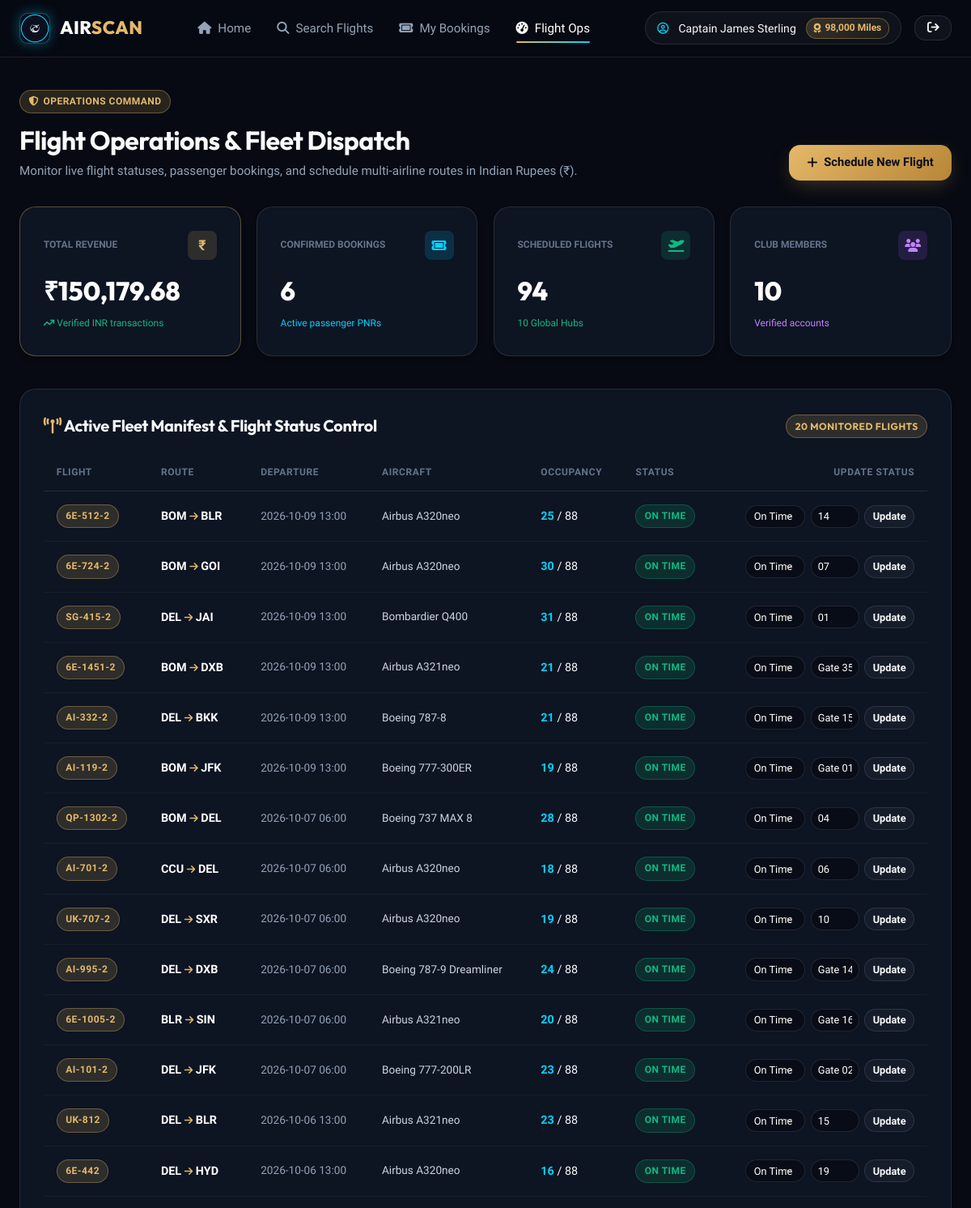
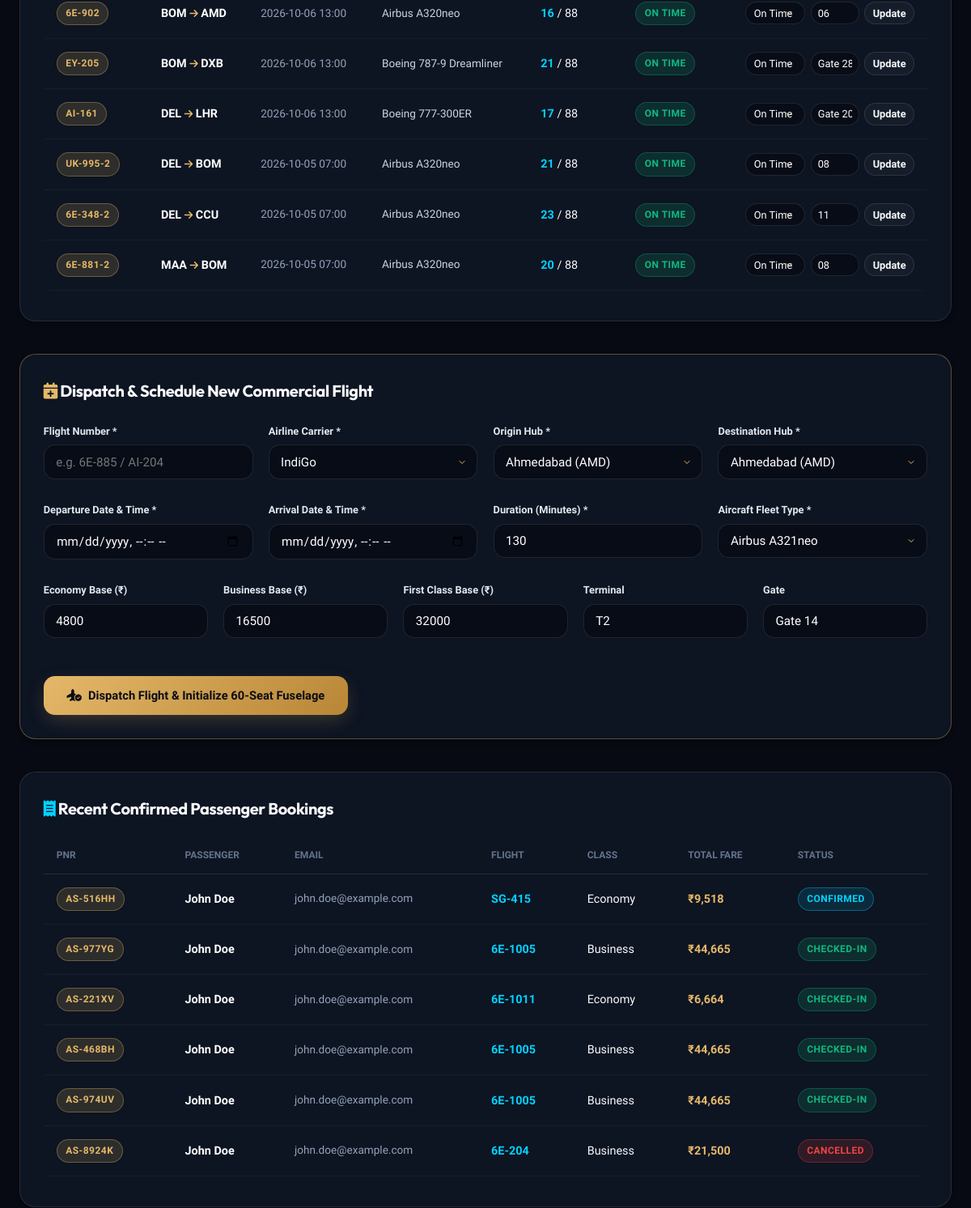
The page /admin (signed in, upper part) on the database as committed earlier (2 pictures, top to bottom).
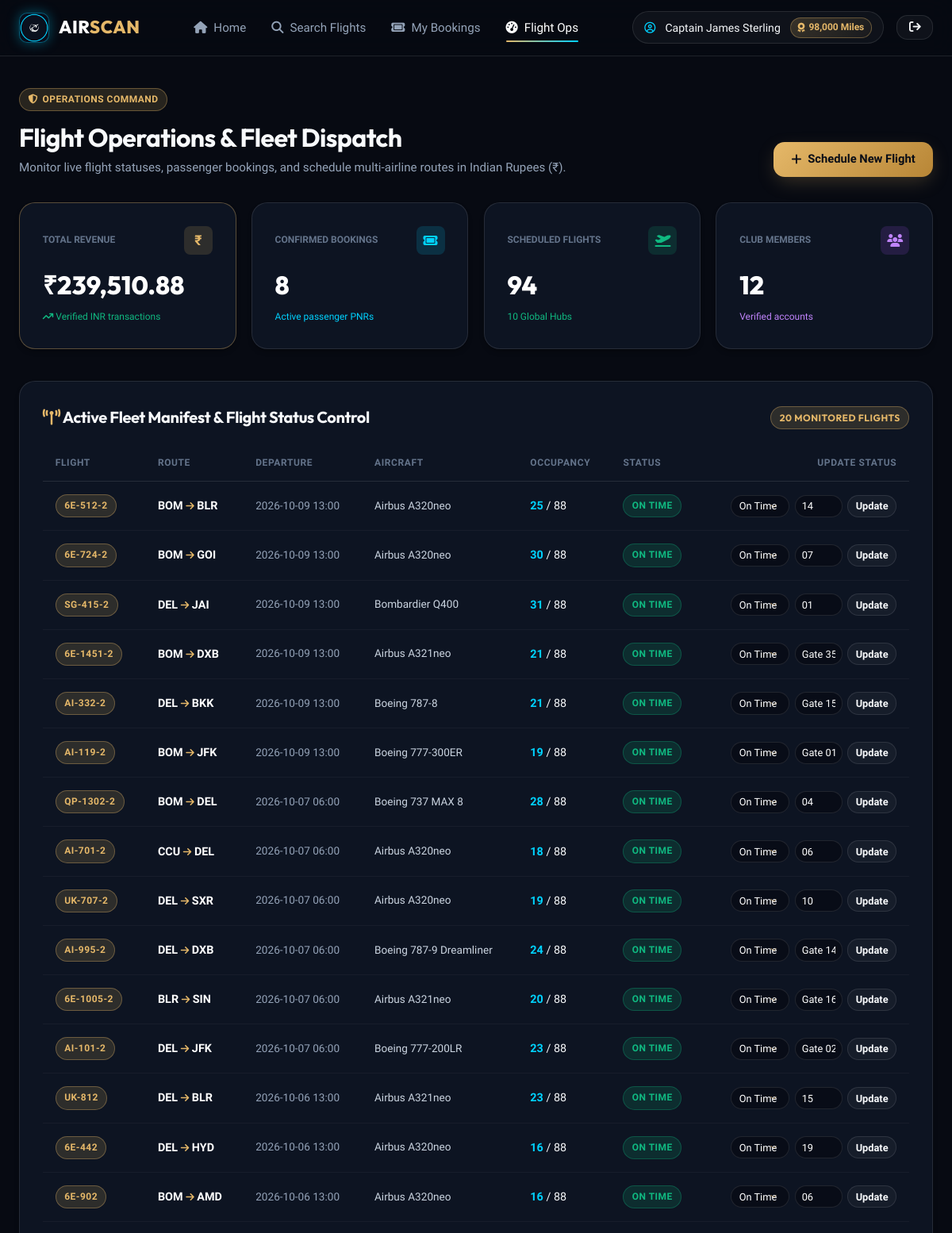
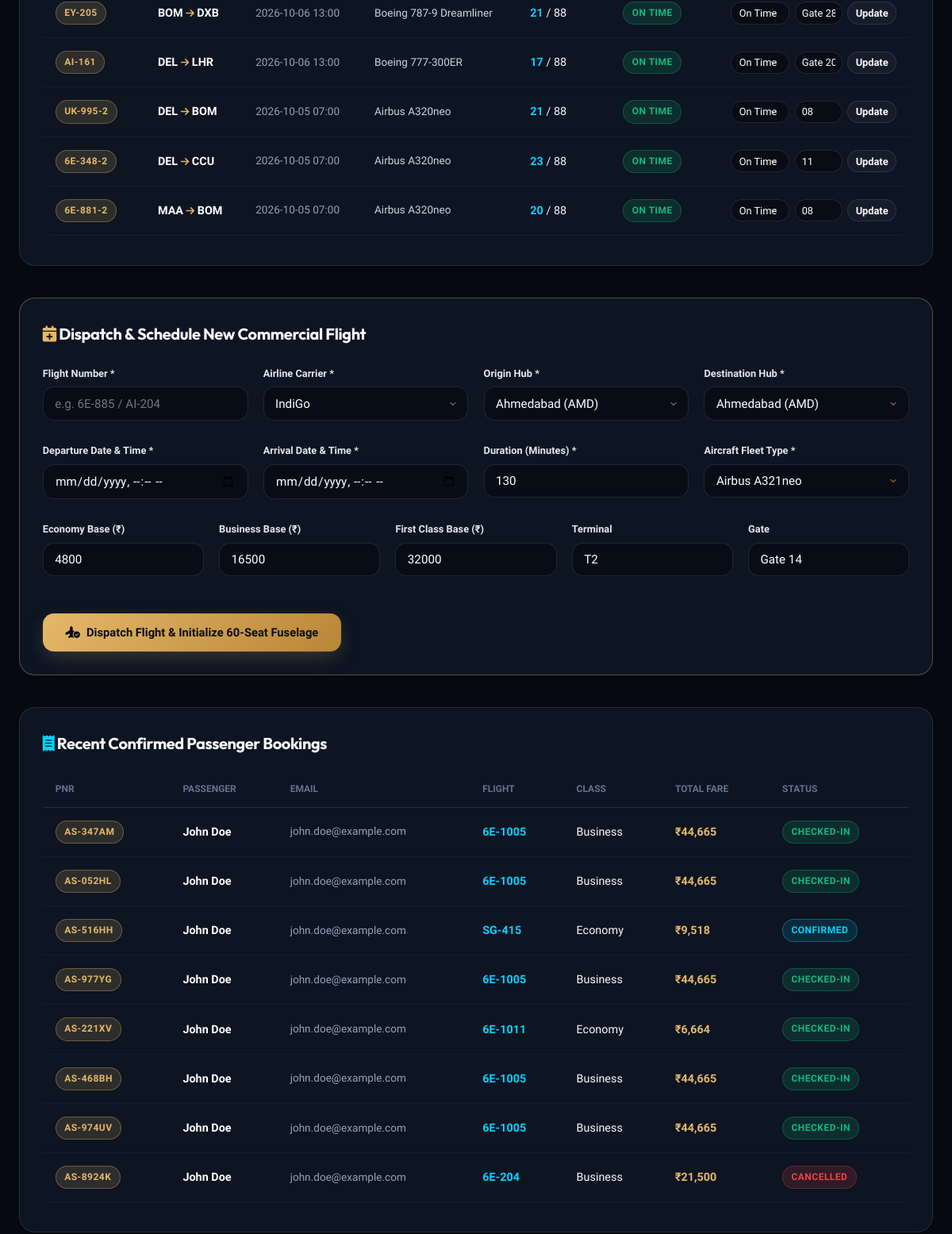
The same page on the database as committed later (2 pictures, top to bottom).
### tables this page shows
CREATE TABLE flights (
    id INTEGER PRIMARY KEY AUTOINCREMENT,
    flight_number TEXT NOT NULL UNIQUE,
    airline_name TEXT DEFAULT 'AeroLux Airways',
    origin_id INTEGER NOT NULL,
    destination_id INTEGER NOT NULL,
    departure_time TEXT NOT NULL,
    arrival_time TEXT NOT NULL,
    duration_minutes INTEGER NOT NULL,
    aircraft_model TEXT NOT NULL,
    status TEXT DEFAULT 'On Time',
    economy_price REAL NOT NULL,
    business_price REAL NOT NULL,
    first_price REAL NOT NULL,
    terminal TEXT DEFAULT 'T1',
    gate TEXT DEFAULT 'A4',
    created_at TEXT DEFAULT CURRENT_TIMESTAMP,
    FOREIGN KEY (origin_id) REFERENCES airports(id),
    FOREIGN KEY (destination_id) REFERENCES airports(id)
);

CREATE TABLE airports (
    id INTEGER PRIMARY KEY AUTOINCREMENT,
    code TEXT NOT NULL UNIQUE,
    name TEXT NOT NULL,
    city TEXT NOT NULL,
    country TEXT NOT NULL,
    timezone TEXT DEFAULT 'UTC'
);

CREATE TABLE bookings (
    id INTEGER PRIMARY KEY AUTOINCREMENT,
    booking_reference TEXT NOT NULL UNIQUE,
    user_id INTEGER NOT NULL,
    flight_id INTEGER NOT NULL,
    trip_type TEXT DEFAULT 'One-Way',
    cabin_class TEXT NOT NULL,
    total_fare REAL NOT NULL,
    payment_status TEXT DEFAULT 'Paid',
    booking_status TEXT DEFAULT 'Confirmed',
    booking_date TEXT DEFAULT CURRENT_TIMESTAMP,
    FOREIGN KEY (user_id) REFERENCES users(id),
    FOREIGN KEY (flight_id) REFERENCES flights(id)
);

CREATE TABLE users (
    id INTEGER PRIMARY KEY AUTOINCREMENT,
    full_name TEXT NOT NULL,
    email TEXT NOT NULL UNIQUE,
    password_hash TEXT NOT NULL,
    phone TEXT,
    passport_number TEXT,
    is_verified INTEGER DEFAULT 0,
    verification_code TEXT,
    verification_expiry TEXT,
    role TEXT DEFAULT 'passenger',
    miles INTEGER DEFAULT 12500,
    created_at TEXT DEFAULT CURRENT_TIMESTAMP
);

### app.py (the view)
@app.route('/admin')
@admin_required
def admin_dashboard():
    total_flights = Database.execute_query("SELECT COUNT(*) as cnt FROM flights", fetch_one=True)['cnt']
    total_bookings = Database.execute_query("SELECT COUNT(*) as cnt FROM bookings", fetch_one=True)['cnt']
    total_revenue = Database.execute_query("SELECT COALESCE(SUM(total_fare), 0) as rev FROM bookings WHERE booking_status != 'Cancelled'", fetch_one=True)['rev']
    total_users = Database.execute_query("SELECT COUNT(*) as cnt FROM users", fetch_one=True)['cnt']
    flights = Database.execute_query(
        """SELECT f.*, orig.code as origin_code, dest.code as destination_code,
                  (SELECT COUNT(*) FROM seats s WHERE s.flight_id = f.id AND s.is_occupied = 1) as booked_seats,
                  (SELECT COUNT(*) FROM seats s WHERE s.flight_id = f.id) as total_seats
           FROM flights f
           JOIN airports orig ON f.origin_id = orig.id
           JOIN airports dest ON f.destination_id = dest.id
           ORDER BY f.departure_time DESC LIMIT 20"""
    )
    recent_bookings = Database.execute_query(
        """SELECT b.*, u.full_name as passenger_name, u.email, f.flight_number
           FROM bookings b
           JOIN users u ON b.user_id = u.id
           JOIN flights f ON b.flight_id = f.id
           ORDER BY b.booking_date DESC LIMIT 10"""
    )
    airports = Database.execute_query("SELECT * FROM airports ORDER BY city ASC")
    return render_template(
        'admin.html',
        stats={
            'flights': total_flights,
            'bookings': total_bookings,
            'revenue': total_revenue,
            'users': total_users
        },
        flights=flights,
        bookings=recent_bookings,
        airports=airports
    )

### app.py (called while the page is built)
def admin_required(f):
    @wraps(f)
    def decorated_function(*args, **kwargs):
        if 'user_id' not in session:
            flash('Admin authentication required.', 'warning')
            return redirect(url_for('login', next=request.url))
        if session.get('user_role') != 'admin':
            flash('Access denied. Administrator privileges required.', 'danger')
            return redirect(url_for('index'))
        return f(*args, **kwargs)
    return decorated_function

@app.context_processor
def inject_global_data():
    current_user = None
    if 'user_id' in session:
        current_user = Database.execute_query(
            "SELECT id, full_name, email, phone, passport_number, is_verified, role, miles FROM users WHERE id = %s",
            (session['user_id'],),
            fetch_one=True
        )
    db_info = Database.get_db_info()
    return {
        'current_user': current_user,
        'db_info': db_info,
        'current_year': datetime.now().year
    }

### db.py (called while the page is built, shortened)
    @classmethod
    def determine_mode(cls):
        if cls._connection_mode:
            return cls._connection_mode

### templates/admin.html (shortened to what the changed rows need)
{% extends 'base.html' %}
{% block content %}
<div class="container admin-container">
  <div class="admin-header-banner">
    <div>
      <h1>Flight Operations & Fleet Dispatch</h1>
    </div>
  </div>
  <div style="display: grid; grid-template-columns: repeat(auto-fit, minmax(200px, 1fr)); gap: 1.2rem; margin-bottom: 2.5rem;">
    <div class="card-glass" style="border-color: var(--border-gold);">
      <div style="display: flex; justify-content: space-between; align-items: center; margin-bottom: 0.8rem;">
        <span style="font-size: 0.75rem; color: var(--text-dim); text-transform: uppercase; font-weight: 700;">Total Revenue</span>
        <div style="width: 36px; height: 36px; border-radius: 8px; background: rgba(229, 184, 105, 0.15); color: var(--gold-primary); display: flex; align-items: center; justify-content: center; font-weight: 700; font-size: 1.1rem;">
        </div>
      </div>
      <div style="font-size: 2rem; font-family: var(--font-heading); font-weight: 800; color: #fff;">
        ₹{{ "{:,.2f}".format(stats.revenue) }}
      </div>
      <span style="font-size: 0.75rem; color: var(--success);"><i class="fa-solid fa-arrow-trend-up"></i> Verified INR transactions</span>
    </div>
    <div class="card-glass">
      <div style="display: flex; justify-content: space-between; align-items: center; margin-bottom: 0.8rem;">
        <span style="font-size: 0.75rem; color: var(--text-dim); text-transform: uppercase; font-weight: 700;">Confirmed Bookings</span>
        <div style="width: 36px; height: 36px; border-radius: 8px; background: rgba(0, 210, 255, 0.15); color: var(--cyan-primary); display: flex; align-items: center; justify-content: center;">
        </div>
      </div>
      <div style="font-size: 2rem; font-family: var(--font-heading); font-weight: 800; color: #fff;">
        {{ stats.bookings }}
      </div>
      <span style="font-size: 0.75rem; color: var(--cyan-primary);">Active passenger PNRs</span>
    </div>
    <div class="card-glass">
      <div style="display: flex; justify-content: space-between; align-items: center; margin-bottom: 0.8rem;">
        <span style="font-size: 0.75rem; color: var(--text-dim); text-transform: uppercase; font-weight: 700;">Club Members</span>
        <div style="width: 36px; height: 36px; border-radius: 8px; background: rgba(168, 85, 247, 0.15); color: #c084fc; display: flex; align-items: center; justify-content: center;">
        </div>
      </div>
      <div style="font-size: 2rem; font-family: var(--font-heading); font-weight: 800; color: #fff;">
        {{ stats.users }}
      </div>
      <span style="font-size: 0.75rem; color: #c084fc;">Verified accounts</span>
    </div>
  </div>
  <div class="card-glass" style="margin-bottom: 2.5rem;">
    <div class="table-responsive">
      <table class="admin-table">
        <thead>
          <tr style="border-bottom: 1px solid rgba(255, 255, 255, 0.1); color: var(--text-dim); font-size: 0.75rem; text-transform: uppercase; letter-spacing: 0.05em;">
            <th style="padding: 0.8rem 1rem;">Flight</th>
            <th style="padding: 0.8rem 1rem;">Route</th>
            <th style="padding: 0.8rem 1rem;">Departure</th>
            <th style="padding: 0.8rem 1rem;">Aircraft</th>
            <th style="padding: 0.8rem 1rem;">Occupancy</th>
            <th style="padding: 0.8rem 1rem;">Status</th>
            <th style="padding: 0.8rem 1rem; text-align: right;">Update Status</th>
          </tr>
        </thead>
        <tbody>
          {% for f in flights %}
            <tr style="border-bottom: 1px solid rgba(255, 255, 255, 0.04); transition: var(--transition);">
              <td style="padding: 1rem;">
                <span class="badge badge-gold">{{ f.flight_number }}</span>
              </td>
              <td style="padding: 1rem; font-weight: 700; color: #fff;">
                {{ f.origin_code }} <i class="fa-solid fa-arrow-right" style="font-size: 0.75rem; color: var(--gold-primary);"></i> {{ f.destination_code }}
              </td>
              <td style="padding: 1rem; color: var(--text-muted); font-size: 0.85rem;">
                {{ f.departure_time[:16] }}
              </td>
              <td style="padding: 1rem; color: #cbd5e1; font-size: 0.85rem;">
                {{ f.aircraft_model }}
              </td>
              <td style="padding: 1rem;">
                <span style="color: var(--cyan-primary); font-weight: 700;">{{ f.booked_seats }}</span> / {{ f.total_seats }}
              </td>
              <td style="padding: 1rem;">
                <span class="badge {% if f.status == 'On Time' %}badge-success{% elif f.status == 'Boarding' %}badge-warning{% elif f.status == 'Delayed' %}badge-danger{% else %}badge-gold{% endif %}">
                  {{ f.status }}
                </span>
              </td>
              <td style="padding: 1rem; text-align: right;">
                <form action="{{ url_for('update_flight_status') }}" method="POST" style="display: inline-flex; gap: 0.4rem; align-items: center; justify-content: flex-end;">
                  <select name="status" class="input-box" style="padding: 0.35rem 0.6rem; font-size: 0.8rem; width: auto;">
                    <option value="On Time" {% if f.status == 'On Time' %}selected{% endif %}>On Time</option>
                  </select>
                  <input type="text" name="gate" value="{{ f.gate }}" class="input-box" style="padding: 0.35rem 0.5rem; font-size: 0.8rem; width: 60px;" placeholder="Gate">
                  <button type="submit" class="btn btn-glass" style="padding: 0.35rem 0.6rem; font-size: 0.8rem;">
                    Update
                  </button>
                </form>
              </td>
            </tr>
          {% endfor %}
        </tbody>
      </table>
    </div>
  </div>
  <div class="card-glass" style="margin-bottom: 2.5rem;">
    <div class="table-responsive">
      <table class="admin-table">
        <thead>
          <tr style="border-bottom: 1px solid rgba(255, 255, 255, 0.1); color: var(--text-dim); font-size: 0.75rem; text-transform: uppercase;">
            <th style="padding: 0.8rem 1rem;">PNR</th>
            <th style="padding: 0.8rem 1rem;">Passenger</th>
            <th style="padding: 0.8rem 1rem;">Email</th>
            <th style="padding: 0.8rem 1rem;">Flight</th>
            <th style="padding: 0.8rem 1rem;">Class</th>
            <th style="padding: 0.8rem 1rem;">Total Fare</th>
            <th style="padding: 0.8rem 1rem;">Status</th>
          </tr>
        </thead>
        <tbody>
          {% for b in bookings %}
            <tr style="border-bottom: 1px solid rgba(255, 255, 255, 0.04);">
              <td style="padding: 1rem;">
                <span class="badge badge-gold">{{ b.booking_reference }}</span>
              </td>
              <td style="padding: 1rem; font-weight: 700; color: #fff;">{{ b.passenger_name }}</td>
              <td style="padding: 1rem; color: var(--text-muted); font-size: 0.85rem;">{{ b.email }}</td>
              <td style="padding: 1rem; font-weight: 700; color: var(--cyan-primary);">{{ b.flight_number }}</td>
              <td style="padding: 1rem;">{{ b.cabin_class }}</td>
              <td style="padding: 1rem; font-weight: 700; color: var(--gold-primary);">₹{{ "{:,}".format(b.total_fare|int) }}</td>
              <td style="padding: 1rem;">
                <span class="badge {% if b.booking_status == 'Checked-In' %}badge-success{% elif b.booking_status == 'Cancelled' %}badge-danger{% else %}badge-cyan{% endif %}">
                  {{ b.booking_status }}
                </span>
              </td>
            </tr>
          {% endfor %}
        </tbody>
      </table>
    </div>
  </div>
</div>
{% endblock %}

Rows that differ between the two databases and show on the page:
added bookings: booking_reference "AS-347AM", passenger_name "John Doe", email "john.doe@example.com", flight_number "6E-1005", cabin_class "Business", total_fare "44,665", booking_status "CHECKED-IN"
added bookings: booking_reference "AS-052HL", passenger_name "John Doe", email "john.doe@example.com", flight_number "6E-1005", cabin_class "Business", total_fare "44,665", booking_status "CHECKED-IN"
Other text that changed with them:
{{ "{:,.2f}".format(stats.revenue) }}: "150,179.68" → "239,510.88"
{{ stats.bookings }}: "6" → "8"
{{ stats.users }}: "10" → "12"
